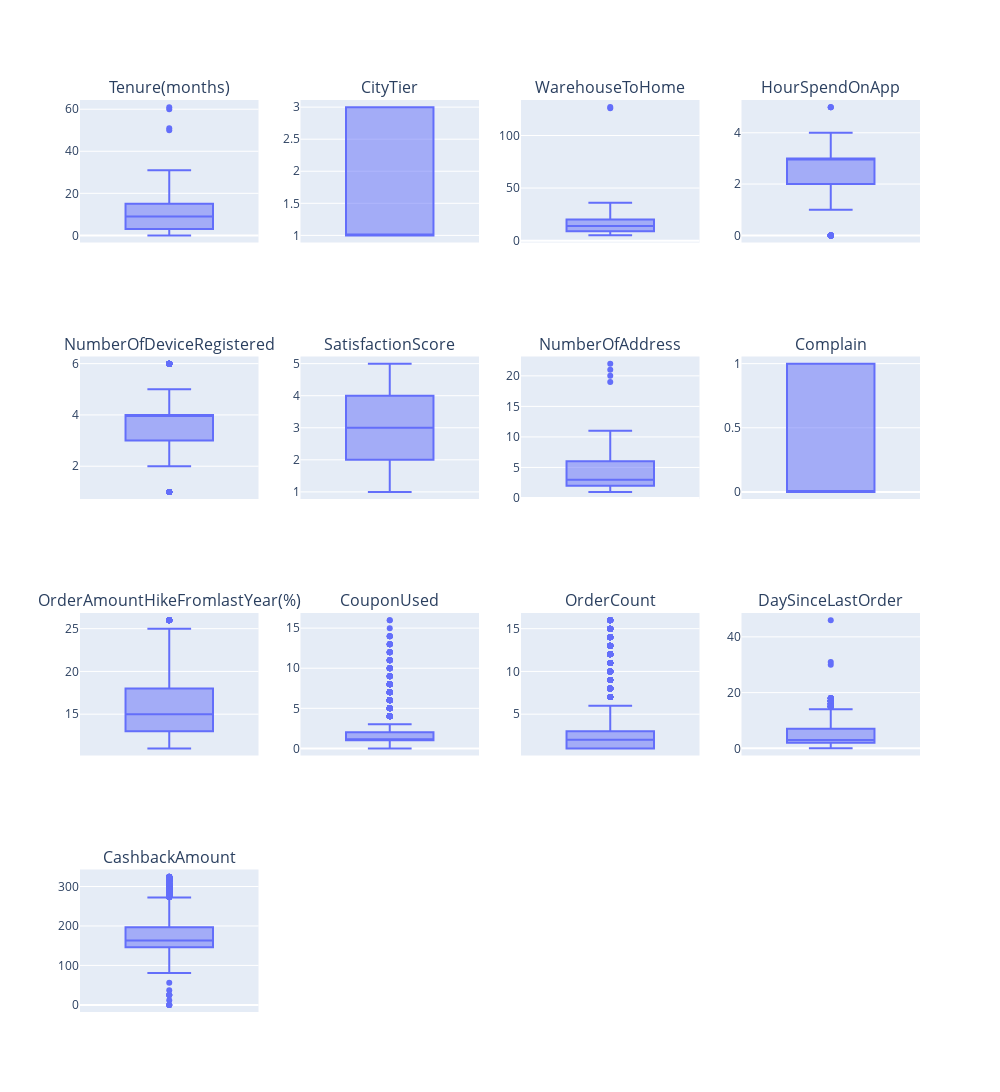

Write notebook code for a chart like this one.
### Markdown cell above
We'll make use of boxplots to see distribution

### Code cell
# Getting numerical columns

cat_cols = churn_df_copy.select_dtypes(include='object').columns.tolist()
num_cols = churn_df_copy.select_dtypes(include=["number"]).drop(columns=['CustomerID', 'Churn'], axis=1, errors='ignore').columns.tolist()

print(f"categorical columns: {cat_cols}")
print(f"numerical columns: {num_cols}")



import math
from plotly.subplots import make_subplots


num_cols_list = list(num_cols)  
n = len(num_cols_list)
cols_per_row = 4        # Adjustable  
rows = math.ceil(n / cols_per_row)

fig = make_subplots(rows=rows, cols=cols_per_row, subplot_titles=num_cols_list)

for i, col in enumerate(num_cols_list):
    row = (i // cols_per_row) + 1
    col_pos = (i % cols_per_row) + 1
    fig.add_trace(
        px.box(churn_df_copy, y=col).data[0],
        row=row, col=col_pos
    )

fig.update_layout(height=300 * rows, width=1000, showlegend=False)
fig.show()

### Figure 1 — Plotly figure (JSON) as saved in the notebook; plotly's stock layout.template omitted (floating-point values rounded to 4 significant figures; data arrays with more than 128 entries replaced by an {"elided": "..."} marker saying what was removed)
{"data": [{"alignmentgroup": "True", "hovertemplate": "Tenure(months)=%{y}<extra></extra>", "legendgroup": "", "marker": {"color": "#636efa"}, "name": "", "notched": false, "offsetgroup": "", "orientation": "v", "showlegend": false, "type": "box", "x0": " ", "xaxis": "x", "y": {"elided": "5630 int values"}, "y0": " ", "yaxis": "y"}, {"alignmentgroup": "True", "hovertemplate": "CityTier=%{y}<extra></extra>", "legendgroup": "", "marker": {"color": "#636efa"}, "name": "", "notched": false, "offsetgroup": "", "orientation": "v", "showlegend": false, "type": "box", "x0": " ", "xaxis": "x2", "y": {"elided": "5630 int values"}, "y0": " ", "yaxis": "y2"}, {"alignmentgroup": "True", "hovertemplate": "WarehouseToHome=%{y}<extra></extra>", "legendgroup": "", "marker": {"color": "#636efa"}, "name": "", "notched": false, "offsetgroup": "", "orientation": "v", "showlegend": false, "type": "box", "x0": " ", "xaxis": "x3", "y": {"elided": "5630 int values"}, "y0": " ", "yaxis": "y3"}, {"alignmentgroup": "True", "hovertemplate": "HourSpendOnApp=%{y}<extra></extra>", "legendgroup": "", "marker": {"color": "#636efa"}, "name": "", "notched": false, "offsetgroup": "", "orientation": "v", "showlegend": false, "type": "box", "x0": " ", "xaxis": "x4", "y": {"elided": "5630 int values"}, "y0": " ", "yaxis": "y4"}, {"alignmentgroup": "True", "hovertemplate": "NumberOfDeviceRegistered=%{y}<extra></extra>", "legendgroup": "", "marker": {"color": "#636efa"}, "name": "", "notched": false, "offsetgroup": "", "orientation": "v", "showlegend": false, "type": "box", "x0": " ", "xaxis": "x5", "y": {"elided": "5630 int values"}, "y0": " ", "yaxis": "y5"}, {"alignmentgroup": "True", "hovertemplate": "SatisfactionScore=%{y}<extra></extra>", "legendgroup": "", "marker": {"color": "#636efa"}, "name": "", "notched": false, "offsetgroup": "", "orientation": "v", "showlegend": false, "type": "box", "x0": " ", "xaxis": "x6", "y": {"elided": "5630 int values"}, "y0": " ", "yaxis": "y6"}, {"alignmentgroup": "True", "hovertemplate": "NumberOfAddress=%{y}<extra></extra>", "legendgroup": "", "marker": {"color": "#636efa"}, "name": "", "notched": false, "offsetgroup": "", "orientation": "v", "showlegend": false, "type": "box", "x0": " ", "xaxis": "x7", "y": {"elided": "5630 int values"}, "y0": " ", "yaxis": "y7"}, {"alignmentgroup": "True", "hovertemplate": "Complain=%{y}<extra></extra>", "legendgroup": "", "marker": {"color": "#636efa"}, "name": "", "notched": false, "offsetgroup": "", "orientation": "v", "showlegend": false, "type": "box", "x0": " ", "xaxis": "x8", "y": {"elided": "5630 int values"}, "y0": " ", "yaxis": "y8"}, {"alignmentgroup": "True", "hovertemplate": "OrderAmountHikeFromlastYear(%)=%{y}<extra></extra>", "legendgroup": "", "marker": {"color": "#636efa"}, "name": "", "notched": false, "offsetgroup": "", "orientation": "v", "showlegend": false, "type": "box", "x0": " ", "xaxis": "x9", "y": {"elided": "5630 int values"}, "y0": " ", "yaxis": "y9"}, {"alignmentgroup": "True", "hovertemplate": "CouponUsed=%{y}<extra></extra>", "legendgroup": "", "marker": {"color": "#636efa"}, "name": "", "notched": false, "offsetgroup": "", "orientation": "v", "showlegend": false, "type": "box", "x0": " ", "xaxis": "x10", "y": {"elided": "5630 int values"}, "y0": " ", "yaxis": "y10"}, {"alignmentgroup": "True", "hovertemplate": "OrderCount=%{y}<extra></extra>", "legendgroup": "", "marker": {"color": "#636efa"}, "name": "", "notched": false, "offsetgroup": "", "orientation": "v", "showlegend": false, "type": "box", "x0": " ", "xaxis": "x11", "y": {"elided": "5630 int values"}, "y0": " ", "yaxis": "y11"}, {"alignmentgroup": "True", "hovertemplate": "DaySinceLastOrder=%{y}<extra></extra>", "legendgroup": "", "marker": {"color": "#636efa"}, "name": "", "notched": false, "offsetgroup": "", "orientation": "v", "showlegend": false, "type": "box", "x0": " ", "xaxis": "x12", "y": {"elided": "5630 int values"}, "y0": " ", "yaxis": "y12"}, {"alignmentgroup": "True", "hovertemplate": "CashbackAmount=%{y}<extra></extra>", "legendgroup": "", "marker": {"color": "#636efa"}, "name": "", "notched": false, "offsetgroup": "", "orientation": "v", "showlegend": false, "type": "box", "x0": " ", "xaxis": "x13", "y": {"elided": "5630 float values"}, "y0": " ", "yaxis": "y13"}], "layout": {"annotations": [{"font": {"size": 16}, "showarrow": false, "text": "Tenure(months)", "x": 0.1062, "xanchor": "center", "xref": "paper", "y": 1, "yanchor": "bottom", "yref": "paper"}, {"font": {"size": 16}, "showarrow": false, "text": "CityTier", "x": 0.3688, "xanchor": "center", "xref": "paper", "y": 1, "yanchor": "bottom", "yref": "paper"}, {"font": {"size": 16}, "showarrow": false, "text": "WarehouseToHome", "x": 0.6313, "xanchor": "center", "xref": "paper", "y": 1, "yanchor": "bottom", "yref": "paper"}, {"font": {"size": 16}, "showarrow": false, "text": "HourSpendOnApp", "x": 0.8938, "xanchor": "center", "xref": "paper", "y": 1, "yanchor": "bottom", "yref": "paper"}, {"font": {"size": 16}, "showarrow": false, "text": "NumberOfDeviceRegistered", "x": 0.1062, "xanchor": "center", "xref": "paper", "y": 0.7188, "yanchor": "bottom", "yref": "paper"}, {"font": {"size": 16}, "showarrow": false, "text": "SatisfactionScore", "x": 0.3688, "xanchor": "center", "xref": "paper", "y": 0.7188, "yanchor": "bottom", "yref": "paper"}, {"font": {"size": 16}, "showarrow": false, "text": "NumberOfAddress", "x": 0.6313, "xanchor": "center", "xref": "paper", "y": 0.7188, "yanchor": "bottom", "yref": "paper"}, {"font": {"size": 16}, "showarrow": false, "text": "Complain", "x": 0.8938, "xanchor": "center", "xref": "paper", "y": 0.7188, "yanchor": "bottom", "yref": "paper"}, {"font": {"size": 16}, "showarrow": false, "text": "OrderAmountHikeFromlastYear(%)", "x": 0.1062, "xanchor": "center", "xref": "paper", "y": 0.4375, "yanchor": "bottom", "yref": "paper"}, {"font": {"size": 16}, "showarrow": false, "text": "CouponUsed", "x": 0.3688, "xanchor": "center", "xref": "paper", "y": 0.4375, "yanchor": "bottom", "yref": "paper"}, {"font": {"size": 16}, "showarrow": false, "text": "OrderCount", "x": 0.6313, "xanchor": "center", "xref": "paper", "y": 0.4375, "yanchor": "bottom", "yref": "paper"}, {"font": {"size": 16}, "showarrow": false, "text": "DaySinceLastOrder", "x": 0.8938, "xanchor": "center", "xref": "paper", "y": 0.4375, "yanchor": "bottom", "yref": "paper"}, {"font": {"size": 16}, "showarrow": false, "text": "CashbackAmount", "x": 0.1062, "xanchor": "center", "xref": "paper", "y": 0.1562, "yanchor": "bottom", "yref": "paper"}], "height": 1200, "showlegend": false, "width": 1000, "xaxis": {"anchor": "y", "domain": [0, 0.2125]}, "xaxis10": {"anchor": "y10", "domain": [0.2625, 0.475]}, "xaxis11": {"anchor": "y11", "domain": [0.525, 0.7375]}, "xaxis12": {"anchor": "y12", "domain": [0.7875, 1]}, "xaxis13": {"anchor": "y13", "domain": [0, 0.2125]}, "xaxis14": {"anchor": "y14", "domain": [0.2625, 0.475]}, "xaxis15": {"anchor": "y15", "domain": [0.525, 0.7375]}, "xaxis16": {"anchor": "y16", "domain": [0.7875, 1]}, "xaxis2": {"anchor": "y2", "domain": [0.2625, 0.475]}, "xaxis3": {"anchor": "y3", "domain": [0.525, 0.7375]}, "xaxis4": {"anchor": "y4", "domain": [0.7875, 1]}, "xaxis5": {"anchor": "y5", "domain": [0, 0.2125]}, "xaxis6": {"anchor": "y6", "domain": [0.2625, 0.475]}, "xaxis7": {"anchor": "y7", "domain": [0.525, 0.7375]}, "xaxis8": {"anchor": "y8", "domain": [0.7875, 1]}, "xaxis9": {"anchor": "y9", "domain": [0, 0.2125]}, "yaxis": {"anchor": "x", "domain": [0.8438, 1]}, "yaxis10": {"anchor": "x10", "domain": [0.2812, 0.4375]}, "yaxis11": {"anchor": "x11", "domain": [0.2812, 0.4375]}, "yaxis12": {"anchor": "x12", "domain": [0.2812, 0.4375]}, "yaxis13": {"anchor": "x13", "domain": [0, 0.1562]}, "yaxis14": {"anchor": "x14", "domain": [0, 0.1562]}, "yaxis15": {"anchor": "x15", "domain": [0, 0.1562]}, "yaxis16": {"anchor": "x16", "domain": [0, 0.1562]}, "yaxis2": {"anchor": "x2", "domain": [0.8438, 1]}, "yaxis3": {"anchor": "x3", "domain": [0.8438, 1]}, "yaxis4": {"anchor": "x4", "domain": [0.8438, 1]}, "yaxis5": {"anchor": "x5", "domain": [0.5625, 0.7188]}, "yaxis6": {"anchor": "x6", "domain": [0.5625, 0.7188]}, "yaxis7": {"anchor": "x7", "domain": [0.5625, 0.7188]}, "yaxis8": {"anchor": "x8", "domain": [0.5625, 0.7188]}, "yaxis9": {"anchor": "x9", "domain": [0.2812, 0.4375]}}}
